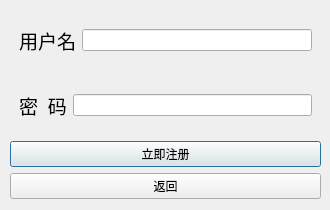
<?xml version="1.0" encoding="UTF-8"?>
<ui version="4.0">
 <class>Register</class>
 <widget class="QDialog" name="Register">
  <property name="geometry">
   <rect>
    <x>0</x>
    <y>0</y>
    <width>330</width>
    <height>210</height>
   </rect>
  </property>
  <property name="minimumSize">
   <size>
    <width>330</width>
    <height>210</height>
   </size>
  </property>
  <property name="maximumSize">
   <size>
    <width>330</width>
    <height>210</height>
   </size>
  </property>
  <property name="windowTitle">
   <string>Dialog</string>
  </property>
  <widget class="QWidget" name="widget_3" native="true">
   <property name="geometry">
    <rect>
     <x>10</x>
     <y>10</y>
     <width>311</width>
     <height>189</height>
    </rect>
   </property>
   <layout class="QVBoxLayout" name="verticalLayout">
    <item>
     <widget class="QWidget" name="widget" native="true">
      <layout class="QHBoxLayout" name="horizontalLayout">
       <item>
        <widget class="QLabel" name="userNamelabel">
         <property name="font">
          <font>
           <family>黑体</family>
           <pointsize>14</pointsize>
          </font>
         </property>
         <property name="text">
          <string>用户名</string>
         </property>
         <property name="alignment">
          <set>Qt::AlignCenter</set>
         </property>
        </widget>
       </item>
       <item>
        <widget class="QLineEdit" name="userNamelineEdit"/>
       </item>
      </layout>
     </widget>
    </item>
    <item>
     <widget class="QWidget" name="widget_2" native="true">
      <layout class="QHBoxLayout" name="horizontalLayout_2">
       <item>
        <widget class="QLabel" name="passWdlabel">
         <property name="font">
          <font>
           <family>黑体</family>
           <pointsize>14</pointsize>
           <weight>50</weight>
           <bold>false</bold>
          </font>
         </property>
         <property name="text">
          <string>密  码</string>
         </property>
         <property name="alignment">
          <set>Qt::AlignCenter</set>
         </property>
        </widget>
       </item>
       <item>
        <widget class="QLineEdit" name="passWdlineEdit">
         <property name="echoMode">
          <enum>QLineEdit::Password</enum>
         </property>
        </widget>
       </item>
      </layout>
     </widget>
    </item>
    <item>
     <widget class="QPushButton" name="registerButton">
      <property name="text">
       <string>立即注册</string>
      </property>
     </widget>
    </item>
    <item>
     <widget class="QPushButton" name="quitButton">
      <property name="text">
       <string>返回</string>
      </property>
     </widget>
    </item>
   </layout>
  </widget>
 </widget>
 <resources/>
 <connections/>
</ui>
